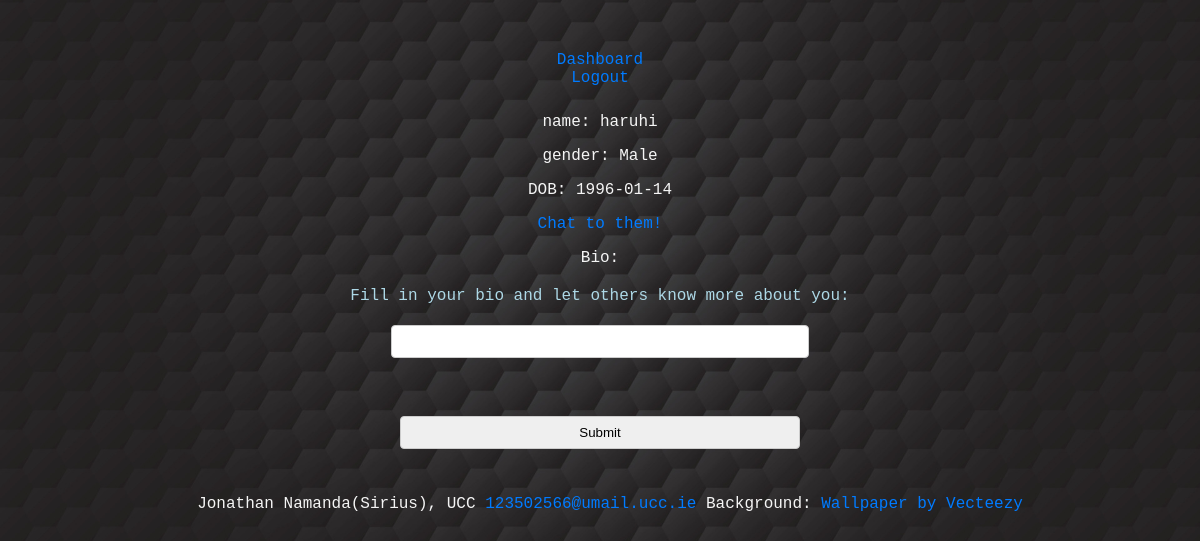
Screenshot of /profile/Haruhi23 (signed in) with the database file from the repository.
### tables this page shows
CREATE TABLE users
(
    user_id     TEXT PRIMARY KEY, 
    password    TEXT NOT NULL,     
    first_name  TEXT(25),          
    last_name   TEXT(25),          
    age         DATE,              
    gender      TEXT DEFAULT 'Other', 
    bio         TEXT(255)          
);

### app.py (the view, shortened to what this page needs)
@app.route("/profile/<user_id>", methods=["GET", "POST"])
@login_required
def profile(user_id):
    visitor = session.get("user_id", None)
    db = get_db()
    info = db.execute("""SELECT user_id, first_name, age, gender FROM users
        WHERE user_id = ?;""", [user_id]).fetchall()
    db = get_db()
    bios = db.execute("""SELECT bio FROM bios WHERE
        bio_id = ?
        ORDER BY b_id DESC;""",
        [user_id]).fetchone()
    bios = bios
    if user_id == visitor:
        db = get_db()
        form = ProfileForm()
        return render_template("edit_profile.html", form = form, info = info, bios = bios)
    else:
        return render_template("profile.html", info = info, bios = bios)

### forms.py
class ProfileForm(FlaskForm):
    bio = StringField("Fill in your bio and let others know more about you:", validators = [InputRequired()])
    submit = SubmitField("Submit")

### app.py (called while the page is built)
@app.before_request
def load_logged_in_user():
    g.user = session.get("user_id", None)

def login_required(view):
    @wraps(view)
    def wrapped_view(**kwargs):
        if g.user is None:
            return redirect(url_for("login", next = request.url))
        return view(**kwargs)
    return wrapped_view

### database.py (called while the page is built)
def get_db():
    if "db" not in g:
        g.db = sqlite3.connect(DATABASE,
            detect_types=sqlite3.PARSE_DECLTYPES
        )
        g.db.row_factory = sqlite3.Row
    return g.db

### templates/edit_profile.html (shortened to what this page needs)
{% extends "base.html" %}
{% block main_content %}
    {% for i in info %}
        <p>
            name: {{ i["first_name"] }} {{ i["last_name"] }}
        </p>
        <p>
            gender: {{ i["gender"]}}
        </p>
        <p>
            DOB: {{ i["age"]}}
        </p>
        <p>
            <a href="{{ url_for('chat', user_id=i['user_id']) }}">
                Chat to them!
            </a>
        </p>
    {% endfor %}
        <p>
            Bio: {{ bios[0] }}
        </p>
        <form action ="" method="POST" novalidate>
            {{ form.bio.label }}
            {{ form.bio() }}
            <br />
            {{ form.submit() }}
        </form>
{% endblock %}

### static/styles.css (style rules this page uses)
body { font-family: 'Roboto Mono', monospace; margin: 0; padding: 0; background-image: url('../static/images/wall.jpeg'); background-size: cover; background-position: center; color: lightblue; }
p { color: whitesmoke; text-align: center; }
form { margin-top: 20px; text-align: center; }
form input, form select, form textarea, form button { display: block; margin: 20px auto; padding: 8px; width: 90%; max-width: 400px; border: 1px solid #ccc; border-radius: 4px; }
a { color: #007bff; text-decoration: none; }

### rows the page displays
users: first_name "haruhi", gender "Male", age "1996-01-14"
